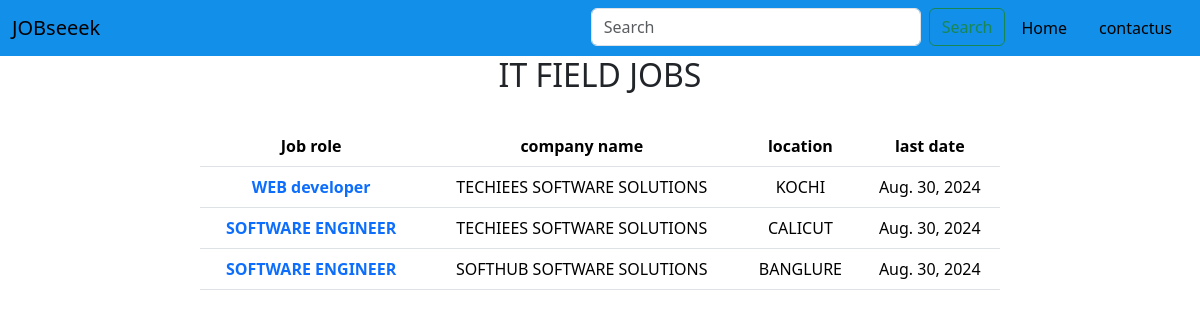
The page /joblist/categoy-wise-jobs/it-field/ (signed in) on the database its author committed.
### job_app/models.py (models this page shows, shortened)
class Category(models.Model):
    category = models.CharField(max_length=250, unique=True)
    slug = models.SlugField(max_length=250, unique=True)

class Jobs(models.Model):
    category = models.ForeignKey(Category, on_delete=models.CASCADE)
    role = models.ForeignKey(Roles, on_delete=models.CASCADE)
    company = models.CharField(max_length=250)
    location = models.CharField(max_length=250)
    qualification= models.CharField(max_length=250)
    technical_skills =models.TextField()
    softskills = models.TextField()
    experience_category = models.CharField(max_length=150)
    experience = models.CharField(max_length=250, blank=True, null=True)
    last_date = models.DateField()
    salary = models.CharField(max_length=250)
    email  = models.EmailField()
    tags = models.TextField()
    date_added = models.DateTimeField( auto_now_add=True)

class Roles(models.Model):
    Category = models.ForeignKey(Category, on_delete=models.CASCADE)
    job_role = models.CharField(max_length=250)
    slug =models.SlugField(max_length=250)
    def __str__(self):
        return self.job_role

### job_app/views.py (the view)
# urls.py: path('categoy-wise-jobs/<slug:category_slug>/', views.Category_wise_jobs, name='categoy-wise-jobs'),
@login_required(login_url='/')
def Category_wise_jobs(request, category_slug):
    jobs = Jobs.objects.filter(category__slug=category_slug).order_by('-date_added')
    category = Category.objects.get(slug=category_slug)
    return render(request, 'categorywise_jobs.html', {'jobs':jobs,'category':category})

### templates/categorywise_jobs.html (shortened to what this page needs)
<!DOCTYPE html>
<html lang="en">
<head>
    <link href="https://cdn.jsdelivr.net/npm/bootstrap@5.3.3/dist/css/bootstrap.min.css" rel="stylesheet">
</head>
<body>
  <nav class="navbar navbar-expand-lg" style="background-color: #128fe9;">
    <div class="container-fluid">
      <a class="navbar-brand" href="#">JOBseeek</a>
        <ul class="nav justify-content-end">
          <li class="nav-item">
            <div>
            <form  action="{% url 'search'%}"  method="get" class="d-flex" role="search">
              <input  name="q" class="form-control me-2" type="search" placeholder="Search" aria-label="Search" style="width:330px;">
              <button class="btn btn-outline-success" type="submit">Search</button>
            </form>
          </div>
        </li>
          <li class="nav-item">
            <a class="nav-link" href="{% url 'joblist' %}" style="color: black;text-decoration: solid;">Home</a>
        </li>
            <li class="nav-item">
                <a class="nav-link" href="#" style="color: black;text-decoration: solid;">contactus</a>
              </li>
          </ul>
      </div>
  </nav>
  <h2  style="text-align: center;"> {{category.category}} JOBS</h2><br>
      <div style="width:800px;text-align: center; margin-left: 200px; ">
        <table class="table">
            <thead>
              <tr>
                <th scope="col">Job role</th>
                <th scope="col">company name</th>
                <th scope="col">location</th>
                <th scope="col">last date</th>
              </tr>
            </thead>
            <tbody>
                {% for jobs in jobs %}
              <tr>
                <th><a style="text-decoration: none;"  href="{% url 'job-details' jobs.id%}">{{jobs.role}}</a></th>
                <td>{{jobs.company}}</td>
                <td>{{jobs.location}}</td>
                <td>{{jobs.last_date}}</td>
              </tr>
              {% endfor %}
            </tbody>
        </table>
     </div>

### rows shown on the page
Category: category "IT FIELD"
Jobs: role "WEB developer", company "TECHIEES SOFTWARE SOLUTIONS", location "KOCHI", last_date "Aug. 30, 2024"
Jobs: role "SOFTWARE ENGINEER", company "TECHIEES SOFTWARE SOLUTIONS", location "CALICUT", last_date "Aug. 30, 2024"
Jobs: role "SOFTWARE ENGINEER", company "SOFTHUB SOFTWARE SOLUTIONS", location "BANGLURE", last_date "Aug. 30, 2024"
